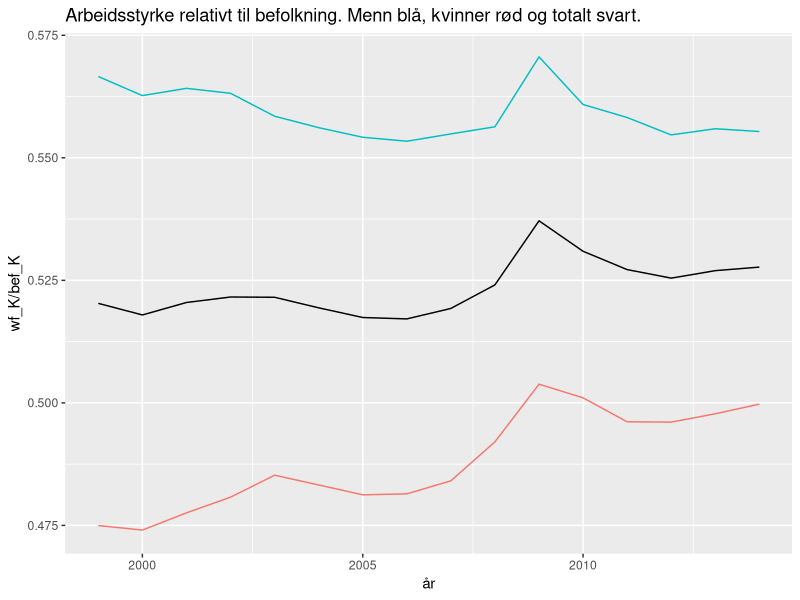

The R source for this figure: (Note: this script raises an error after producing the figure.)
## ---- chunk 1
library(tidyverse)
library(lubridate)
library(modelr)
library(broom)
## ---- chunk 2
arblos <- read_csv("data/al9914m.csv")
bef <- read_csv("data/bef9914MK.csv")
## ---- chunk 3
names(bef)
## ---- chunk 4
names(arblos)
## ---- chunk 5
arblos <- arblos %>% 
    mutate(
        wf_K = (al_Kvinner/alp_Kvinner)*100,
        wf_M = (al_Menn/alp_Menn)*100,
        wf_KM = wf_K + wf_M
    )
## ---- chunk 6
arblos
## ---- chunk 7
names(bef)
## ---- chunk 8
# årlige data landet samlet
wf <- arblos %>% 
    filter(mnd == 1) %>% 
    group_by(aar) %>% 
    summarise(
        wf_K = sum(wf_K, na.rm = TRUE),
        wf_M = sum(wf_M, na.rm = TRUE),
        wf_KM = wf_K + wf_M
    )
## ---- chunk 9
dim(wf)
names(wf)
## ---- chunk 10
bef <- bef %>%
  mutate(
    bef_K = bef_K_0_14 + bef_K_15_29 + bef_K_30_74 + bef_K_75_105,
    bef_M = bef_M_0_14 + bef_M_15_29 + bef_M_30_74 + bef_M_75_105,
    bef_KM = bef_K + bef_M)
## ---- chunk 11
dim(bef)
names(bef)
## ---- chunk 12
 wf_hjelp <- bef %>%
  group_by(aar) %>%
  summarise(bef_K = sum(bef_K),
            bef_M = sum(bef_M),
            bef_KM = sum(bef_KM))
wf <- left_join(wf, wf_hjelp) 

wf <- wf %>%
  select(aar, bef_K, bef_M, bef_KM, wf_K, wf_M, wf_KM) %>% 
  mutate(år = make_date(aar, month = 1L, day = 1L))

rm(wf_hjelp)
## ---- chunk 13
wf
## ---- chunk 14
wf %>% 
    ggplot(wf, mapping = aes(x = år)) +
  geom_line(mapping = aes(y = wf_K/bef_K, color = "...")) +
  geom_line(mapping = aes(y = wf_M/bef_M, color = "darkblue")) +
  geom_line(mapping = aes(y = wf_KM/bef_KM)) +
  ggtitle("Arbeidsstyrke relativt til befolkning. Menn blå, kvinner rød og totalt svart.") +
  theme(legend.position = "none")
## ---- chunk 15
names(arblos)
## ---- chunk 16
# årlige data per fylke
wf_f <- arblos %>% 
    mutate(
        fylke = substr(knr, start = 1, stop = 2)
    ) %>% 
    group_by(aar, mnd, fylke) %>% 
    summarise(
        wf_K_f = sum(wf_K, na.rm = TRUE),
        wf_M_f = sum(wf_M, na.rm = TRUE),
        wf_KM_f = wf_K_f + wf_M_f
    ) %>% 
    mutate(år = make_date(aar, mnd, day=1L)) %>% 
    select(aar, mnd, år, fylke, wf_K_f, wf_M_f, wf_KM_f)
## ---- chunk 17
print(wf_f, n = 5)
## ---- chunk 18
bef_f <- bef %>% 
      mutate(
        fylke = substr(knr, start = 1, stop = 2)
    ) %>% 
    group_by(aar, mnd, fylke) %>% 
    summarise(
        bef_K_f = sum(bef_K, na.rm = TRUE),
        bef_M_f = sum(bef_M, na.rm = TRUE),
        bef_KM_f = bef_K_f + bef_M_f
    ) %>% 
    mutate(år = make_date(aar, mnd, day=1L)) %>% 
    select(aar, mnd, år, fylke, bef_K_f, bef_M_f, bef_KM_f)
## ---- chunk 19
bef_f
## ---- chunk 20
#wf_f_bef <- wf_f %>% 
## ---- chunk 21
print(arrange(wf_f_bef, fylke, aar, mnd))
## ---- chunk 22
# kvinner og menn
#wf_f_bef %>% 
#    ggplot() +
## ---- chunk 23
# region
wf_r <- wf_f_bef %>% 
    mutate(
         dato = ymd(paste(aar, mnd, "01", sep = "-")),
        region = case_when(
            as.numeric(fylke) == 3 ~ "Oslo",
            as.numeric(fylke) %in% c(1:2, 4:8) ~ "Østlandet",
            as.numeric(fylke) %in% c(9, 10) ~ "Sørlandet",
            as.numeric(fylke) %in% c(11, 12, 14, 15) ~ "Vestlandet",
            as.numeric(fylke) %in% c(16, 17) ~ "Trøndelag",
            as.numeric(fylke) %in% c(18, 19, 20) ~ "Nord-Norge"
        )
    ) %>% 
    group_by(dato, region) %>% 
    summarise(
        wf_K_r = sum(wf_K_f, na.rm = TRUE),
        wf_M_r = sum(wf_M_f, na.rm = TRUE),
        wf_KM_r = wf_K_r + wf_M_r,
        bef_K_r = sum(bef_K_f, na.rm = TRUE),
        bef_M_r = sum(bef_M_f, na.rm = TRUE),
        bef_KM_r = bef_K_r + bef_M_r
    ) %>% 
    select(dato, region, wf_K_r, wf_M_r, wf_KM_r, bef_K_r, bef_M_r, bef_KM_r)
## ---- chunk 24
# kvinner og menn
#wf_r %>% 
## ---- chunk 25
# kvinner
#wf_r %>% 
## ---- chunk 26
# menn
#wf_r %>% 
## ---- chunk 27
arblos_by_knr <- arblos %>% 
    group_by(knr, knavn) %>% 
    nest()
## ---- chunk 28
print(arblos_by_knr, n = 4)
arblos_by_knr$data[[1]]
## ---- chunk 29
#mod1 <- 
## ---- chunk 30
#arblos_by_knr <- 
## ---- chunk 31
arblos_by_knr
## ---- chunk 32
kom_str <- bef %>% 
    filter(aar == 2014) %>% 
    mutate(
        k_str = case_when(
            bef_KM <= 2500 ~ "Svært liten",
            bef_KM > 2500 & bef_KM <= 6000 ~ "Liten",
            bef_KM > 6000 & bef_KM <= 20000 ~ "Middels",
            bef_KM > 20000 & bef_KM <= 60000 ~ "Stor",
            bef_KM > 60000 & bef_KM <= 1000000 ~ "Svært stor"
        )
    ) %>% 
    select(knr, knavn, bef_KM, k_str)
head(kom_str)
## ---- chunk 33
#modell arbeidsløse resultat
#mod_arbl_re <- 
## ---- chunk 34
print(mod_arbl_re, n = 10)
## ---- chunk 35
kom_str_mod <- mod_arbl_re %>% 
    left_join(kom_str, by = c("knr", "knavn")) 
## ---- chunk 36
print(kom_str_mod, n = 5)
## ---- chunk 37
kom_str_mod %>% 
    filter(term == "alp_15_29") %>% 
    filter(estimate > -500 & estimate < 500 ) %>%
    filter(p.value...9 < 0.05) %>% 
    ggplot(mapping = aes(
        x = estimate,
        y = p.value...9,
        colour = k_str
        )
        ) +
    geom_point()
## ---- chunk 38
#kom_str_mod %>% 
## ---- chunk 39
kom_str_mod %>% 
    filter(term == "alp_15_29") %>% 
    group_by(k_str) %>% 
    summarise(n = n())
## ---- chunk 40
kom_str_mod %>% 
    filter(term == "alp_15_29") %>% 
    filter(estimate > - 500 & estimate < 500 ) %>%
    filter(p.value...9 < 0.05) %>% 
    group_by(k_str) %>% 
    summarise(n = n())
## ---- chunk 41
kom_str_mod %>% 
    filter(term == "alp_30_74") %>% 
    filter(estimate > - 500 & estimate < 500 ) %>%
    filter(p.value...9 < 0.05) %>% 
    group_by(k_str) %>% 
    summarise(n = n())
## ---- chunk 42
kom_str_mod %>% 
    filter(term == "alp_15_29") %>% 
    filter(p.value...9 < 0.05) %>% 
    group_by(k_str) %>% 
    summarise(mean_15_29 = mean(estimate))
## ---- chunk 43
kom_str_mod %>% 
    filter(term == "alp_30_74") %>% 
    filter(p.value...9 < 0.05) %>% 
    group_by(k_str) %>% 
    summarise(mean_30_74 = mean(estimate))
## ---- chunk 44
kom_str_mod %>% 
    filter(term == "alp_15_29") %>% 
    filter(p.value...9 < 0.05) %>% 
    group_by(k_str) %>% 
    summarise(n = n())
## ---- chunk 45
kom_str_mod %>% 
    filter(term == "alp_30_74") %>% 
    filter(p.value...9 < 0.05) %>% 
    group_by(k_str) %>% 
    summarise(n = n())
## ---- chunk 46
#siste
